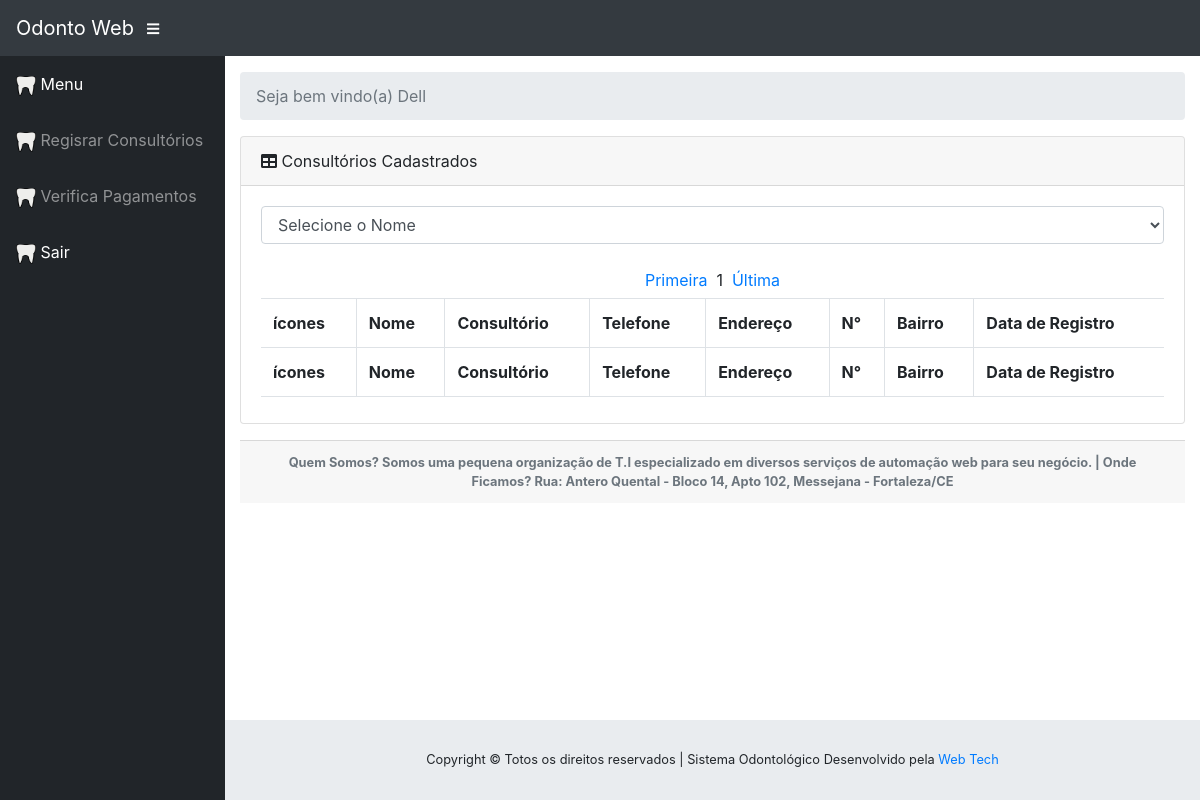
Before: /administrador.php (signed in) with the older database file.
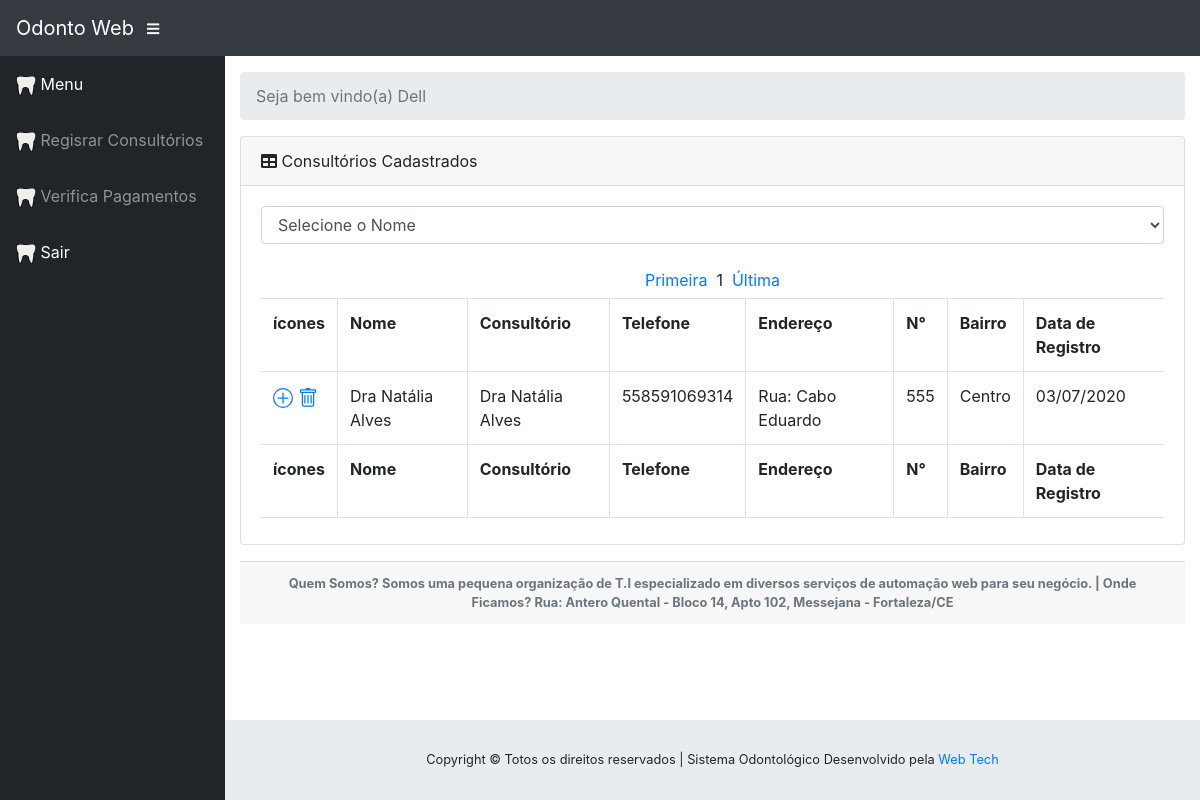
After: the same page with the newer database file.
### tables this page shows
CREATE TABLE IF NOT EXISTS `usuarios` (
  `usuario_id` int(11) NOT NULL AUTO_INCREMENT,
  `nome` varchar(220) DEFAULT NULL,
  `senha` varchar(50) DEFAULT NULL,
  `consultorio` varchar(50) DEFAULT NULL,
  `inicio_plano` date DEFAULT NULL,
  `data_nascimento` date DEFAULT NULL,
  `telefone` varchar(12) DEFAULT NULL,
  `situacoe_id` int(11) NOT NULL DEFAULT 0,
  `niveis_acesso_id` int(11) DEFAULT NULL,
  `endereco` varchar(100) DEFAULT NULL,
  `num` varchar(5) DEFAULT NULL,
  `bairro` varchar(50) DEFAULT NULL,
  `status_vencimento` varchar(1) DEFAULT NULL,
  `codigo` varchar(50) DEFAULT NULL,
  `data_registro` datetime DEFAULT NULL,
  PRIMARY KEY (`usuario_id`)
);

### administrador.php (the view, shortened to what this page needs)
<?php include('menuadmin.php'); ?>
          <div class="card mb-3">
            <div class="card-header">
              <i class="fas fa-table"></i> Consultórios Cadastrados </div>
            <div class="card-body">
              <div class="table-responsive">
			  <form action="" method="POST" name="form_busca" title="Buscar">
			  <select name="busca" class="form-control" autofocus="autofocus" onchange="this.form.submit()">
				<option value="busca"> Selecione o Nome </option>
				</select>
			  </form><br />
                <table class="table table-bordered" id="dataTable" width="100%" cellspacing="0">
					<tr>
						<th> ícones </th>
						<th> Nome </th>
						<th> Consultório </th>
						<th> Telefone </th>
						<th> Endereço </th>
						<th> N° </th>
						<th> Bairro </th>
						<th> Data de Registro </th>
					</tr>
					<tfoot>
                    <tr>
                      <th> ícones </th>
						<th> Nome </th>
						<th> Consultório </th>
						<th> Telefone </th>
						<th> Endereço </th>
						<th> N° </th>
						<th> Bairro </th>
						<th> Data de Registro </th>
                    </tr>
                  </tfoot>
                  <?php
					  $pagina_atual = filter_input(INPUT_GET, 'pagina', FILTER_SANITIZE_NUMBER_INT);
					  $pagina = (!empty($pagina_atual)) ? $pagina_atual : 1;
					  $qnt_result_pg = 3;
					  $inicio = ($qnt_result_pg * $pagina) - $qnt_result_pg;
					  $listarDados = mysqli_query($conn, "SELECT * FROM usuarios WHERE niveis_acesso_id = '3' LIMIT $inicio, $qnt_result_pg");
					  while($escrever = mysqli_fetch_array($listarDados)){ ?>
					  <tbody>
						<tr>
						  <td><a href="registrar-consultorio.php"></a>
						  <a href="#" role="button" aria-haspopup="true" aria-expanded="false" data-toggle="modal" data-target="#removeModal<?php echo $escrever['usuario_id']; ?>"></a></td>
						  <td><?php echo $escrever['nome']; ?></td>
						  <td><?php echo $escrever['consultorio']; ?></td>
						  <td><?php echo $escrever['telefone']; ?></td>
						  <td><?php echo $escrever['endereco']; ?></td>
						  <td><?php echo $escrever['num']; ?></td>
						  <td><?php echo $escrever['bairro']; ?></td>
						  <td><?php echo date("d/m/Y", strtotime($escrever['data_registro'])); ?></td>
						</tr>
					  </tbody>
					 <?php }
					  $result_pg = "SELECT COUNT(usuario_id) AS num_result FROM usuarios WHERE niveis_acesso_id = '3'";
					  $resultado_pg = mysqli_query($conn, $result_pg);
					  $row_pg = mysqli_fetch_assoc($resultado_pg);
					  $quantidade_pg = ceil($row_pg['num_result'] / $qnt_result_pg);
					  echo "<center><a href='administrador.php?pagina=1'>Primeira&nbsp;</a>";
					  echo "&nbsp;$pagina&nbsp;";
					  echo "<a href='administrador.php?pagina=$quantidade_pg'>&nbsp;Última</a></center>";
				?>
                </table>
              </div>
            </div>
          </div>
<?php include('rodape.php'); ?>

### menuadmin.php (shortened to what this page needs)
<!DOCTYPE html>
<html lang="pt-br">
  <head>
    <link href="vendor/bootstrap/css/bootstrap.min.css" rel="stylesheet">
    <link href="vendor/fontawesome-free/css/all.min.css" rel="stylesheet" type="text/css">
    <link href="vendor/datatables/dataTables.bootstrap4.css" rel="stylesheet">
    <link href="css/sb-admin.css" rel="stylesheet">
  </head>
  <body id="page-top">
        <nav class="navbar navbar-expand navbar-dark bg-dark static-top">
      <a class="navbar-brand mr-1" href="administrador.php"> Odonto Web </a>
      <button class="btn btn-link btn-sm text-white order-1 order-sm-0" id="sidebarToggle" href="#">
        <i class="fas fa-bars"></i>
      </button>
    </nav>
    <div id="wrapper">
      <ul class="sidebar navbar-nav">
        <li class="nav-item active">
          <a class="nav-link" href="administrador.php">
			<img src="img/dente.png" width="20" height="20" />
            <span> Menu </span>
          </a>
        </li>
        <li class="nav-item">
          <a class="nav-link" href="registrar-consultorio.php">
			<img src="img/dente.png" width="20" height="20" />
            <span> Regisrar Consultórios </span></a>
        </li>
		<li class="nav-item">
          <a class="nav-link" href="listar-vencimento.php">
			<img src="img/dente.png" width="20" height="20" />
            <span> Verifica Pagamentos </span></a>
        </li>
		<li class="nav-item active">
          <a class="nav-link" href="#" role="button" aria-haspopup="true" aria-expanded="false" data-toggle="modal" data-target="#logoutModal">
			<img src="img/dente.png" width="20" height="20" />
            <span> Sair </span>
          </a>
        </li>
      </ul>
      <div id="content-wrapper">
        <div class="container-fluid">
          <ol class="breadcrumb">
            <li class="breadcrumb-item active"> Seja bem vindo(a) <?php echo $_SESSION['usuarioNome']; ?></li>
          </ol>

### rodape.php (shortened to what this page needs)
            <div class="card-footer small text-muted"><center><b> Quem Somos? Somos uma pequena organização de T.I especializado em diversos serviços de automação web para seu negócio. | Onde Ficamos? Rua: Antero Quental - Bloco 14, Apto 102, Messejana - Fortaleza/CE </b></center></div>
        <footer class="sticky-footer">
          <div class="container my-auto">
            <div class="copyright text-center my-auto">
              <span> Copyright © Totos os direitos reservados | Sistema Odontológico Desenvolvido pela <a href="http://webtec.6te.net" title="Web Tech"> Web Tech </a></span>
            </div>
          </div>
        </footer>
      </div>
    </div>
  </body>
</html>

### css/sb-admin.css (style rules this page uses)
html { position: relative; min-height: 100%; }
body { height: 100%; }
#wrapper { display: -webkit-box; display: -ms-flexbox; display: flex; }
#wrapper #content-wrapper { overflow-x: hidden; width: 100%; padding-top: 1rem; padding-bottom: 80px; }
.navbar-nav .nav-item.active .nav-link { color: #fff; }
.sidebar { width: 90px !important; background-color: #212529; min-height: calc(100vh - 56px); }
.sidebar .nav-item:last-child { margin-bottom: 1rem; }
.sidebar .nav-item .nav-link { text-align: center; padding: 0.75rem 1rem; width: 90px; }
.sidebar .nav-item .nav-link span { font-size: 0.65rem; display: block; }
.sidebar .nav-item .nav-link { color: rgba(255, 255, 255, 0.5); }
@media (min-width: 768px) { .sidebar { width: 225px !important; } }
@media (min-width: 768px) { .sidebar .nav-item .nav-link { display: block; width: 100%; text-align: left; padding: 1rem; width: 225px; } }
@media (min-width: 768px) { .sidebar .nav-item .nav-link span { font-size: 1rem; display: inline; } }
:root { --input-padding-x: 0.75rem; --input-padding-y: 0.75rem; }
footer.sticky-footer { display: -webkit-box; display: -ms-flexbox; display: flex; position: absolute; right: 0; bottom: 0; width: calc(100% - 90px); height: 80px; background-color: #e9ecef; }
footer.sticky-footer .copyright { line-height: 1; font-size: 0.8rem; }
@media (min-width: 768px) { footer.sticky-footer { width: calc(100% - 225px); } }

Changed rows visible on the page:
now on this page (row edited): usuarios: nome "Dra Natália Alves", consultorio "Dra Natália Alves", telefone "558591069314", endereco "Rua: Cabo Eduardo", num "555", bairro "Centro", data_registro "03/07/2020"
